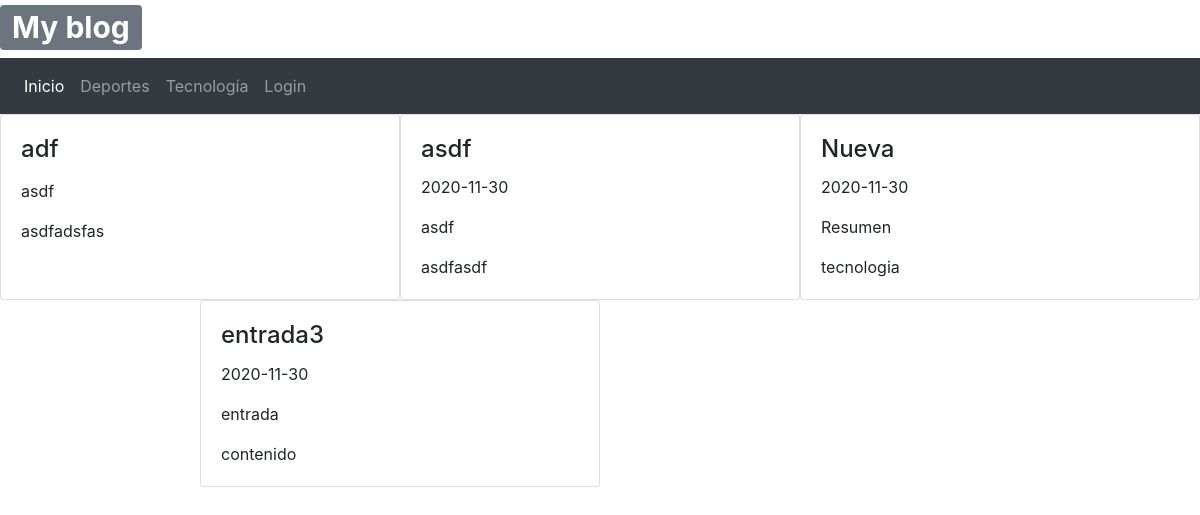
The page / on the database its author committed.
### tables this page shows
CREATE TABLE `post` (
  `idpost` int(11) NOT NULL AUTO_INCREMENT,
  `titulo` varchar(100) NOT NULL,
  `resumen` varchar(500) NOT NULL,
  `contenido` varchar(1000) NOT NULL,
  `url_img` varchar(50) DEFAULT NULL,
  `idcat` int(11) NOT NULL,
  `fecha` date DEFAULT NULL,
  PRIMARY KEY (`idpost`),
  KEY `fk_categoria_idx` (`idcat`),
  CONSTRAINT `fk_cat` FOREIGN KEY (`idcat`) REFERENCES `categoria` (`idcategoria`) ON DELETE NO ACTION ON UPDATE NO ACTION
);

### consultas.php (called while the page is built, shortened)
<?php
function obtenerEntradas(){
	$conn = conectar();
	$stmt = $conn->prepare("Select * from post");
	$stmt->execute();
	$stmt->setFetchMode(PDO::FETCH_ASSOC);
	$entradas = $stmt->fetchAll();
	return $entradas;
}
?>

### index.php (the view, shortened to what this page needs)
<?php
include 'header.php';
if(isset($_GET["categoria"])){
	$posts = obtenerPostCategoria($_GET["categoria"]);
}else{
	$posts = obtenerEntradas();
}
echo '<div class="d-flex justify-content-around flex-wrap">';
foreach($posts as $post){
	echo '<div class="card" style="width:400px">';
	echo '<div class="card-body">';
		echo '<h4 class="card-title">'.$post['titulo'].'</h4>';
		echo '<p class="card-text">'.$post['fecha'].'</p>';
		echo '<p class="card-text">'.$post['resumen'].'</p>';
		echo '<p class="card-text">'.$post['contenido'].'</p>';
	echo '</div>';
	echo '</div>';
}
include 'footer.php';
?>

### header.php (shortened to what this page needs)
<?php
include 'consultas.php';
?>
<!DOCTYPE html>
<html>
<head>
	<link rel="stylesheet" href="https://maxcdn.bootstrapcdn.com/bootstrap/4.5.2/css/bootstrap.min.css">
</head>
<body>
	<header>
		<h1><span class="badge badge-secondary">My blog</span></h1>
		<nav class="navbar navbar-expand-sm bg-dark navbar-dark">
			<ul class="navbar-nav">
				<li class="nav-item active">
				  <a class="nav-link" href="./index.php">Inicio</a>
				</li>
				<li class="nav-item">
				  <a class="nav-link" href="./index.php?categoria=2">Deportes</a>
				</li>
				<li class="nav-item">
				  <a class="nav-link" href="./index.php?categoria=3">Tecnología</a>
				</li>
				<?php
					if(!isset($_SESSION["rol"])){
						echo '<li class="nav-item">
								<a class="nav-link" href="./login.php">Login</a>
							</li>';
					}else if(isset($_SESSION["rol"]) && $_SESSION["rol"]==0){
						echo '<li class="nav-item">
							<a class="nav-link" href="./crearEntrada.php">Crear entrada</a>
						</li>';
						echo '<li class="nav-item">
							<a class="nav-link" href="./eliminarEntrada.php">Eliminar entrada</a>
						</li>';
						echo '<li class="nav-item">
							<a class="nav-link" href="./logout.php">Salir</a>
						</li>';
					}
				?>
			</ul>
		</nav>
	</header>

### footer.php (shortened to what this page needs)
</body>
</html>

### rows shown on the page
post: titulo "adf", resumen "asdf", contenido "asdfadsfas"
post: titulo "asdf", fecha "2020-11-30", resumen "asdf", contenido "asdfasdf"
post: titulo "Nueva", fecha "2020-11-30", resumen "Resumen", contenido "tecnologia"
post: titulo "entrada3", fecha "2020-11-30", resumen "entrada", contenido "contenido"
